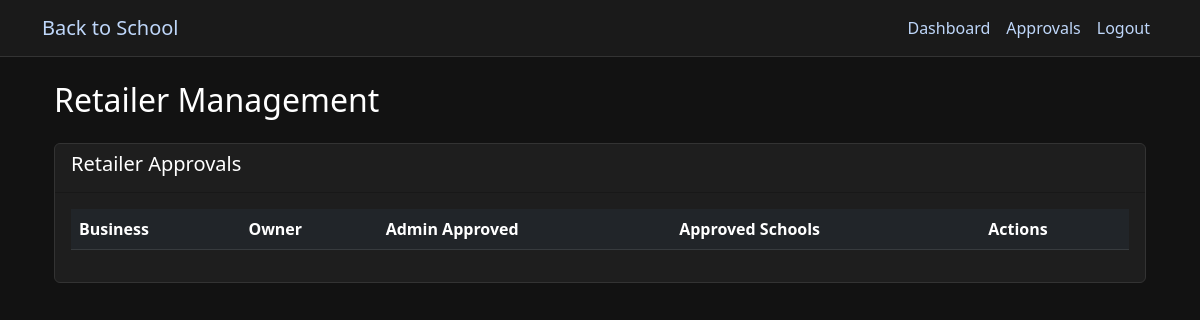
Page /admin/retailers (signed in) on the earlier database version.
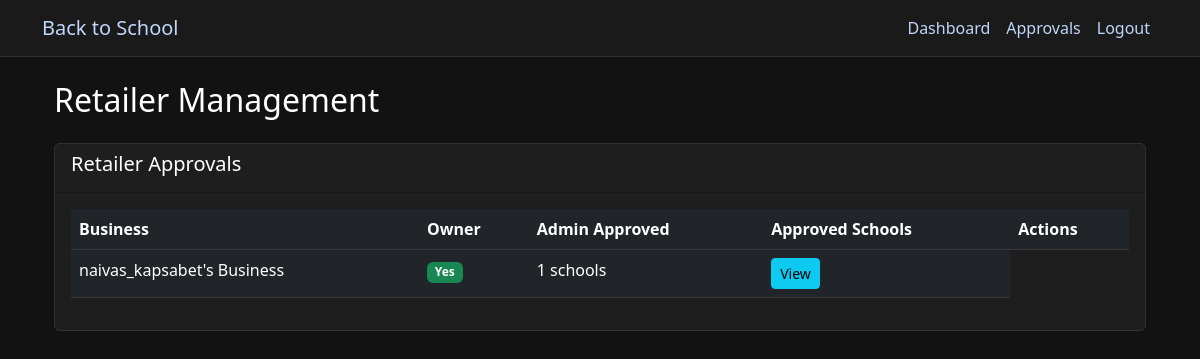
Same page on the later database version.
### app.py (models this page shows)
class Retailer(db.Model):
    id = db.Column(db.Integer, primary_key=True)
    user_id = db.Column(db.Integer, db.ForeignKey('user.id'), nullable=False)
    business_name = db.Column(db.String(100), nullable=False)
    business_address = db.Column(db.String(200))
    is_approved_by_admin = db.Column(db.Boolean, default=False)
    is_approved_by_school = db.Column(db.Boolean, default=False)
    approved_schools = db.relationship('School', secondary='retailer_school', backref='approved_retailers')

### app.py (the view)
@app.route('/admin/retailers')
@role_required(['app_admin'])
def admin_retailers():
    retailers = Retailer.query.order_by(Retailer.is_approved_by_admin).all()
    return render_template('admin/retailers.html', retailers=retailers)

### app.py (called while the page is built)
def role_required(roles):
    def decorator(f):
        @wraps(f)
        def decorated_function(*args, **kwargs):
            if 'user_id' not in session:
                flash('Please log in to access this page', 'error')
                return redirect(url_for('login'))
            if session['role'] not in roles:
                flash('You do not have permission to access this page', 'error')
                return redirect(url_for('dashboard'))
            return f(*args, **kwargs)
        return decorated_function
    return decorator

@app.context_processor
def inject_current_user():
    if 'user_id' in session:
        user = db.session.get(User, session['user_id'])
        return {'current_user': user}
    return {'current_user': None}

@app.context_processor
def inject_cart_item_count():
    if 'user_id' in session and session['role'] in ['parent', 'student']:
        user = db.session.get(User, session['user_id'])
        cart = user.carts[0] if user.carts else None
        if cart and cart.items:
            return {'cart_item_count': len(cart.items)}
    return {'cart_item_count': 0}

### templates/admin/retailers.html (shortened to what this page needs)
{% extends "base.html" %}
{% block content %}
<div class="container">
    <h2 class="mb-4">Retailer Management</h2>
    <div class="card">
        <div class="card-header">
            <h5>Retailer Approvals</h5>
        </div>
        <div class="card-body">
            <div class="table-responsive">
                <table class="table table-dark">
                    <thead>
                        <tr>
                            <th>Business</th>
                            <th>Owner</th>
                            <th>Admin Approved</th>
                            <th>Approved Schools</th>
                            <th>Actions</th>
                        </tr>
                    </thead>
                    <tbody>
                        {% for retailer in retailers %}
                        <tr>
                            <td>{{ retailer.business_name }}</td>
                            <td>
                                <span class="badge bg-{{ 'success' if retailer.is_approved_by_admin else 'warning' }}">
                                    {{ 'Yes' if retailer.is_approved_by_admin else 'No' }}
                                </span>
                            </td>
                            <td>{{ retailer.approved_schools|length }} schools</td>
                            <td>
                                <button type="button" class="btn btn-sm btn-info" data-bs-toggle="modal" data-bs-target="#schoolsModal{{ retailer.id }}">
                                    View
                                </button>
                            </td>
                        </tr>
                        {% endfor %}
                    </tbody>
                </table>
            </div>
        </div>
    </div>
</div>
{% endblock %}

Differences in the rows shown:
added Retailer: business_name "naivas_kapsabet's Business", is_approved_by_admin "Yes", approved_schools|length "1"
